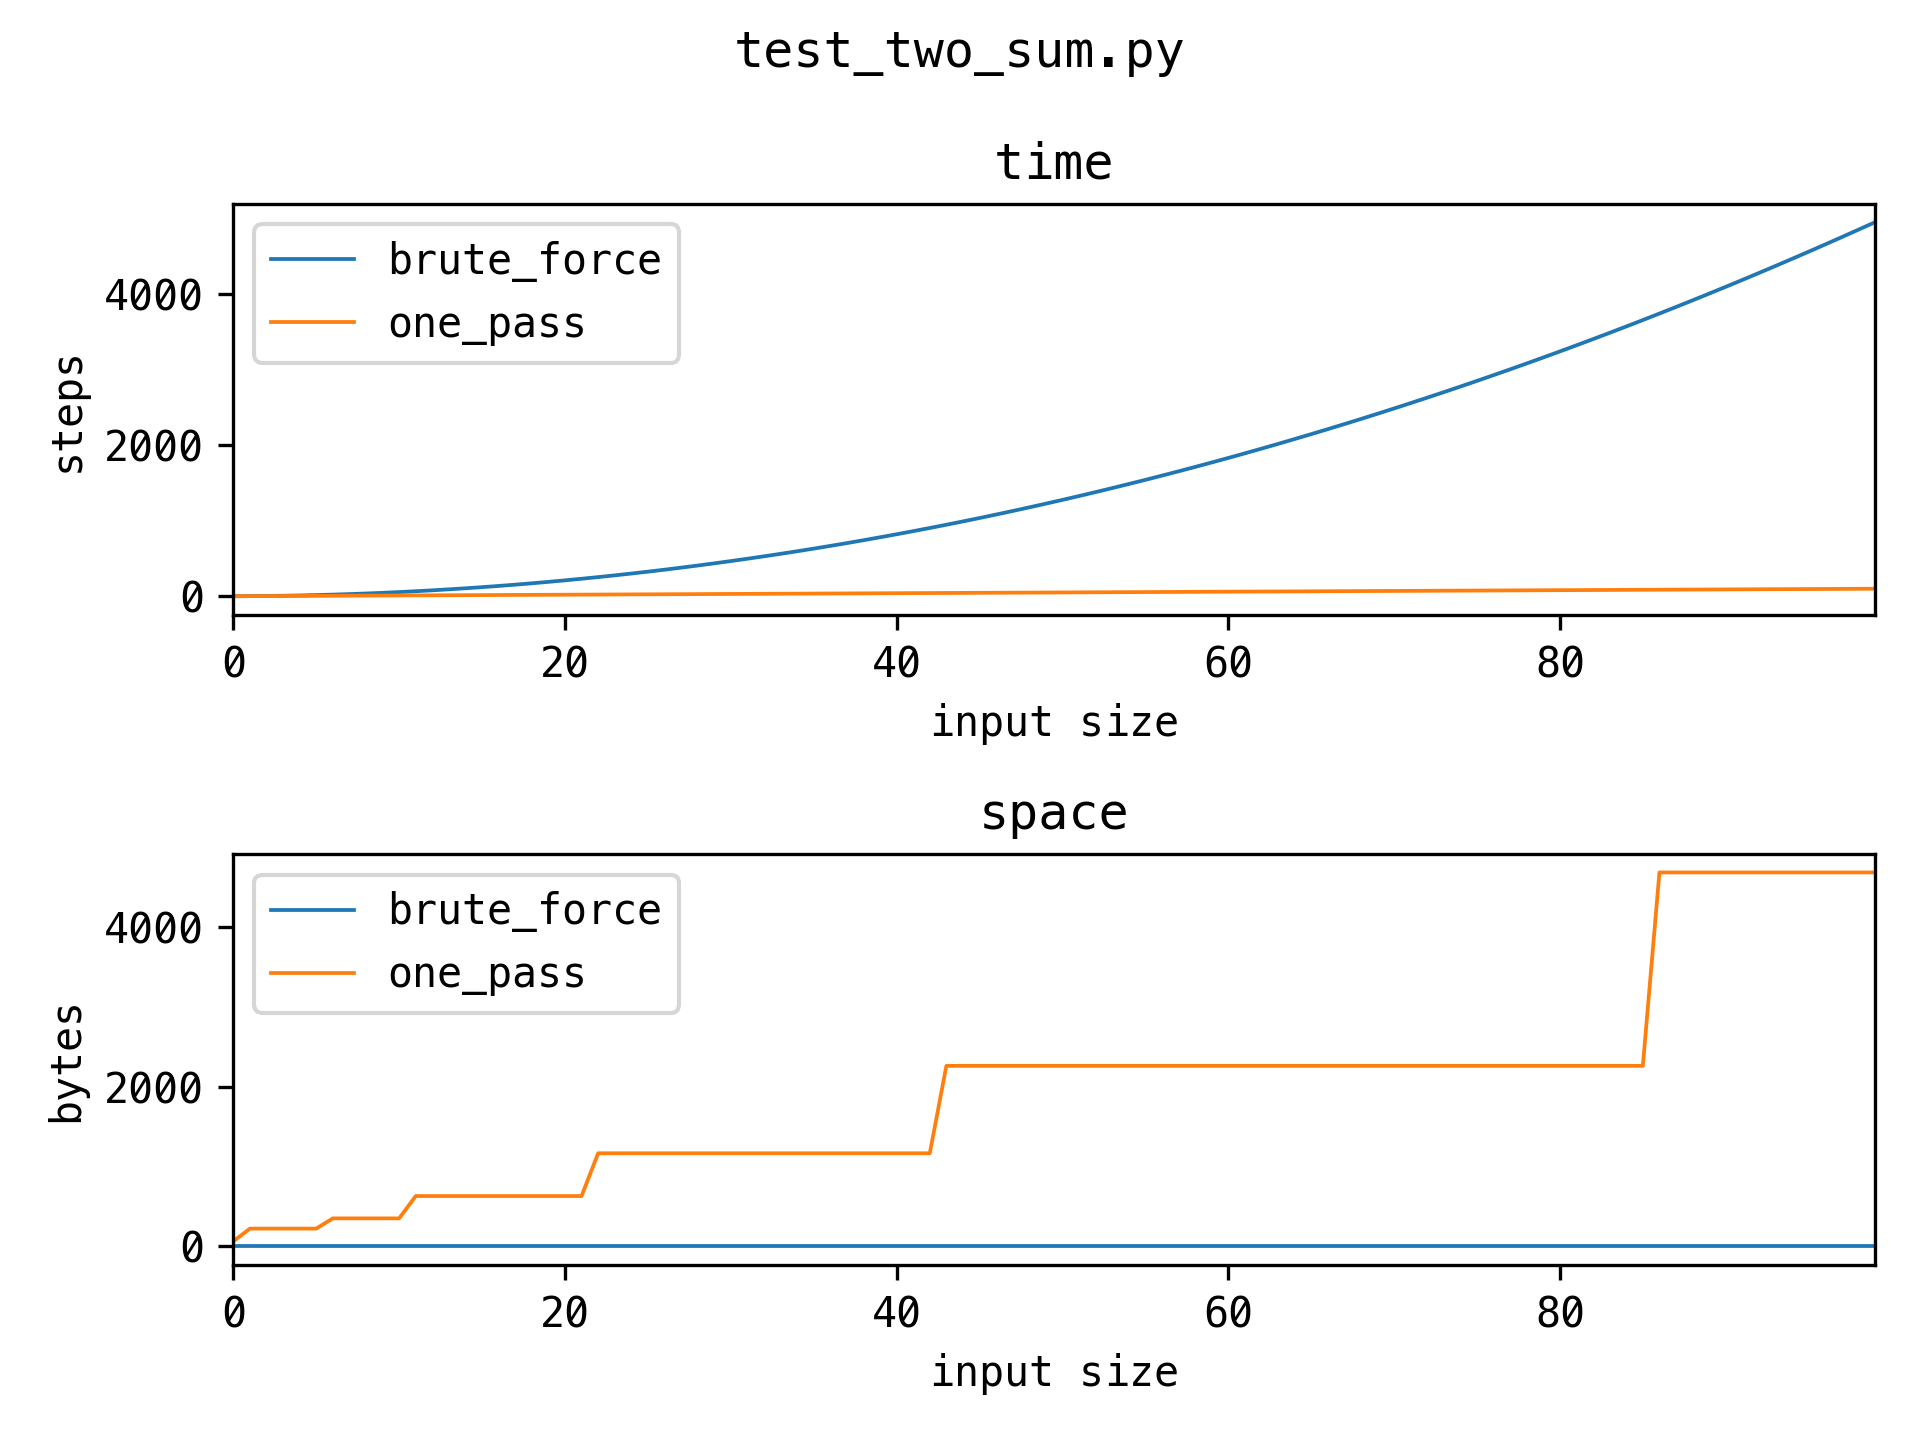

Recreate this plot in Python.
from typing import List

import utils


class Solution(utils.Solution):
    def brute_force(self, nums: List[int], target: int) -> List[int]:
        for i, n in enumerate(nums):
            self.complexity.step()
            for j in range(i + 1, len(nums)):
                self.complexity.step()
                m = nums[j]
                if n + m == target:
                    return [i, j]
        return []

    def one_pass(self, nums: List[int], target: int) -> List[int]:
        m = {}
        self.complexity.store(m)
        for i, n in enumerate(nums):
            self.complexity.step()
            complement = target - n
            if complement in m:
                return [m[complement], i]
            m[n] = i
        return []


def test_solutions():
    tests = [
        ([2, 7, 11, 15], 9, [0, 1]),
        ([3, 2, 4], 6, [1, 2]),
        ([3, 3], 6, [0, 1]),
    ]
    s = Solution()

    for name, func in s.methods():
        for nums, target, expected in tests:
            assert func(nums, target) == expected, f"{name}"


def test_complexity():
    tests = [range(n) for n in range(100)]
    s = Solution()

    for name, func in s.methods():
        for nums in tests:
            func(nums, -1)
            s.complexity.mark(name, len(nums))

    s.complexity.plot()
